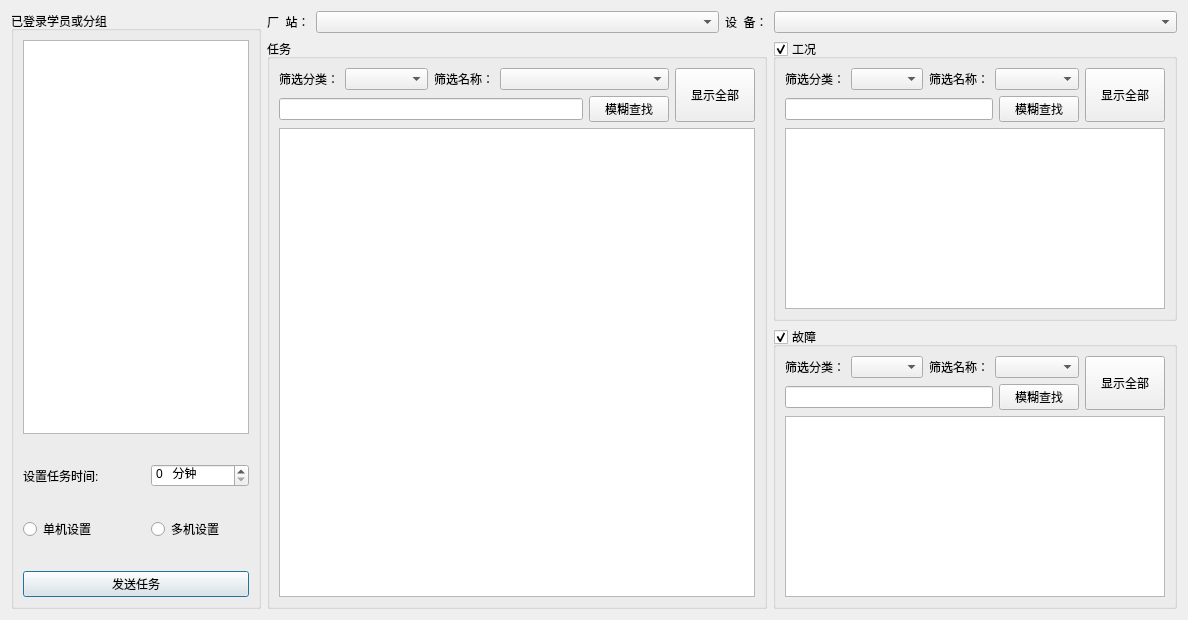
<?xml version="1.0" encoding="UTF-8"?>
<ui version="4.0">
 <class>CSetTaskTable</class>
 <widget class="QDialog" name="CSetTaskTable">
  <property name="geometry">
   <rect>
    <x>0</x>
    <y>0</y>
    <width>1188</width>
    <height>620</height>
   </rect>
  </property>
  <property name="windowTitle">
   <string>学员任务设置</string>
  </property>
  <layout class="QHBoxLayout" name="horizontalLayout_16">
   <item>
    <widget class="QGroupBox" name="groupBox">
     <property name="maximumSize">
      <size>
       <width>250</width>
       <height>16777215</height>
      </size>
     </property>
     <property name="styleSheet">
      <string notr="true">font: 11pt &quot;宋体&quot;;</string>
     </property>
     <property name="title">
      <string>已登录学员或分组</string>
     </property>
     <layout class="QVBoxLayout" name="verticalLayout">
      <property name="spacing">
       <number>30</number>
      </property>
      <item>
       <widget class="QListWidget" name="listUserAndGroups">
        <property name="sizePolicy">
         <sizepolicy hsizetype="Expanding" vsizetype="Expanding">
          <horstretch>0</horstretch>
          <verstretch>0</verstretch>
         </sizepolicy>
        </property>
       </widget>
      </item>
      <item>
       <layout class="QHBoxLayout" name="horizontalLayout_9">
        <item>
         <widget class="QLabel" name="label">
          <property name="text">
           <string>设置任务时间:</string>
          </property>
         </widget>
        </item>
        <item>
         <widget class="QSpinBox" name="spinTimeLimit">
          <property name="correctionMode">
           <enum>QAbstractSpinBox::CorrectToPreviousValue</enum>
          </property>
          <property name="suffix">
           <string>   分钟</string>
          </property>
          <property name="prefix">
           <string/>
          </property>
          <property name="maximum">
           <number>1000</number>
          </property>
         </widget>
        </item>
       </layout>
      </item>
      <item>
       <layout class="QHBoxLayout" name="horizontalLayout_10">
        <item>
         <widget class="QRadioButton" name="radioSingle">
          <property name="text">
           <string>单机设置</string>
          </property>
         </widget>
        </item>
        <item>
         <widget class="QRadioButton" name="radioMulti">
          <property name="text">
           <string>多机设置</string>
          </property>
         </widget>
        </item>
       </layout>
      </item>
      <item>
       <widget class="QPushButton" name="buttonSend">
        <property name="sizePolicy">
         <sizepolicy hsizetype="Ignored" vsizetype="Fixed">
          <horstretch>0</horstretch>
          <verstretch>0</verstretch>
         </sizepolicy>
        </property>
        <property name="styleSheet">
         <string notr="true">font: 12pt &quot;宋体&quot;;</string>
        </property>
        <property name="text">
         <string>发送任务</string>
        </property>
       </widget>
      </item>
     </layout>
    </widget>
   </item>
   <item>
    <layout class="QVBoxLayout" name="verticalLayout_9">
     <item>
      <layout class="QHBoxLayout" name="horizontalLayout_15">
       <item>
        <layout class="QHBoxLayout" name="horizontalLayout">
         <item>
          <widget class="QLabel" name="label_3">
           <property name="sizePolicy">
            <sizepolicy hsizetype="Fixed" vsizetype="Preferred">
             <horstretch>0</horstretch>
             <verstretch>0</verstretch>
            </sizepolicy>
           </property>
           <property name="styleSheet">
            <string notr="true">font: 12pt &quot;宋体&quot;;</string>
           </property>
           <property name="text">
            <string>厂  站：</string>
           </property>
          </widget>
         </item>
         <item>
          <widget class="QComboBox" name="comboStn">
           <property name="sizePolicy">
            <sizepolicy hsizetype="Expanding" vsizetype="Fixed">
             <horstretch>0</horstretch>
             <verstretch>0</verstretch>
            </sizepolicy>
           </property>
          </widget>
         </item>
        </layout>
       </item>
       <item>
        <layout class="QHBoxLayout" name="horizontalLayout_2">
         <item>
          <widget class="QLabel" name="label_4">
           <property name="sizePolicy">
            <sizepolicy hsizetype="Fixed" vsizetype="Preferred">
             <horstretch>0</horstretch>
             <verstretch>0</verstretch>
            </sizepolicy>
           </property>
           <property name="styleSheet">
            <string notr="true">font: 12pt &quot;宋体&quot;;</string>
           </property>
           <property name="text">
            <string>设  备：</string>
           </property>
          </widget>
         </item>
         <item>
          <widget class="QComboBox" name="comboDev">
           <property name="sizePolicy">
            <sizepolicy hsizetype="Expanding" vsizetype="Fixed">
             <horstretch>0</horstretch>
             <verstretch>0</verstretch>
            </sizepolicy>
           </property>
          </widget>
         </item>
        </layout>
       </item>
      </layout>
     </item>
     <item>
      <layout class="QHBoxLayout" name="horizontalLayout_14">
       <item>
        <widget class="QGroupBox" name="groupBoxTask">
         <property name="sizePolicy">
          <sizepolicy hsizetype="Preferred" vsizetype="Preferred">
           <horstretch>0</horstretch>
           <verstretch>0</verstretch>
          </sizepolicy>
         </property>
         <property name="minimumSize">
          <size>
           <width>500</width>
           <height>0</height>
          </size>
         </property>
         <property name="styleSheet">
          <string notr="true">font: 11pt &quot;宋体&quot;;</string>
         </property>
         <property name="title">
          <string>任务</string>
         </property>
         <property name="checkable">
          <bool>false</bool>
         </property>
         <layout class="QVBoxLayout" name="verticalLayout_3">
          <item>
           <layout class="QVBoxLayout" name="verticalLayout_2">
            <item>
             <layout class="QHBoxLayout" name="horizontalLayout_5">
              <item>
               <layout class="QGridLayout" name="gridLayout">
                <item row="0" column="0">
                 <layout class="QHBoxLayout" name="horizontalLayout_3">
                  <property name="sizeConstraint">
                   <enum>QLayout::SetDefaultConstraint</enum>
                  </property>
                  <item>
                   <widget class="QLabel" name="label_6">
                    <property name="sizePolicy">
                     <sizepolicy hsizetype="Fixed" vsizetype="Fixed">
                      <horstretch>0</horstretch>
                      <verstretch>0</verstretch>
                     </sizepolicy>
                    </property>
                    <property name="styleSheet">
                     <string notr="true">font: 10pt &quot;宋体&quot;;</string>
                    </property>
                    <property name="text">
                     <string>筛选分类：</string>
                    </property>
                   </widget>
                  </item>
                  <item>
                   <widget class="QComboBox" name="comboTaskFilterType"/>
                  </item>
                 </layout>
                </item>
                <item row="0" column="1" colspan="2">
                 <layout class="QHBoxLayout" name="horizontalLayout_4">
                  <property name="sizeConstraint">
                   <enum>QLayout::SetDefaultConstraint</enum>
                  </property>
                  <item>
                   <widget class="QLabel" name="label_5">
                    <property name="sizePolicy">
                     <sizepolicy hsizetype="Fixed" vsizetype="Fixed">
                      <horstretch>0</horstretch>
                      <verstretch>0</verstretch>
                     </sizepolicy>
                    </property>
                    <property name="styleSheet">
                     <string notr="true">font: 10pt &quot;宋体&quot;;</string>
                    </property>
                    <property name="text">
                     <string>筛选名称：</string>
                    </property>
                   </widget>
                  </item>
                  <item>
                   <widget class="QComboBox" name="comboTaskFilterName">
                    <property name="sizePolicy">
                     <sizepolicy hsizetype="Expanding" vsizetype="Fixed">
                      <horstretch>0</horstretch>
                      <verstretch>0</verstretch>
                     </sizepolicy>
                    </property>
                   </widget>
                  </item>
                 </layout>
                </item>
                <item row="1" column="0" colspan="2">
                 <widget class="QLineEdit" name="editTaskFilter">
                  <property name="alignment">
                   <set>Qt::AlignLeading|Qt::AlignLeft|Qt::AlignVCenter</set>
                  </property>
                 </widget>
                </item>
                <item row="1" column="2">
                 <widget class="QPushButton" name="buttonTaskFilter">
                  <property name="sizePolicy">
                   <sizepolicy hsizetype="Fixed" vsizetype="Fixed">
                    <horstretch>0</horstretch>
                    <verstretch>0</verstretch>
                   </sizepolicy>
                  </property>
                  <property name="styleSheet">
                   <string notr="true"/>
                  </property>
                  <property name="text">
                   <string>模糊查找</string>
                  </property>
                 </widget>
                </item>
               </layout>
              </item>
              <item>
               <widget class="QPushButton" name="buttonTaskShowAll">
                <property name="sizePolicy">
                 <sizepolicy hsizetype="Fixed" vsizetype="Preferred">
                  <horstretch>0</horstretch>
                  <verstretch>0</verstretch>
                 </sizepolicy>
                </property>
                <property name="text">
                 <string>显示全部</string>
                </property>
               </widget>
              </item>
             </layout>
            </item>
            <item>
             <widget class="QListView" name="listTask">
              <property name="minimumSize">
               <size>
                <width>0</width>
                <height>200</height>
               </size>
              </property>
             </widget>
            </item>
           </layout>
          </item>
         </layout>
        </widget>
       </item>
       <item>
        <layout class="QVBoxLayout" name="verticalLayout_8">
         <item>
          <widget class="QGroupBox" name="groupBoxScene">
           <property name="sizePolicy">
            <sizepolicy hsizetype="Preferred" vsizetype="Preferred">
             <horstretch>0</horstretch>
             <verstretch>0</verstretch>
            </sizepolicy>
           </property>
           <property name="styleSheet">
            <string notr="true">font: 11pt &quot;宋体&quot;;</string>
           </property>
           <property name="title">
            <string>工况</string>
           </property>
           <property name="flat">
            <bool>false</bool>
           </property>
           <property name="checkable">
            <bool>true</bool>
           </property>
           <property name="checked">
            <bool>true</bool>
           </property>
           <layout class="QVBoxLayout" name="verticalLayout_4">
            <item>
             <layout class="QVBoxLayout" name="verticalLayout_5">
              <item>
               <layout class="QHBoxLayout" name="horizontalLayout_6">
                <item>
                 <layout class="QGridLayout" name="gridLayout_2">
                  <item row="0" column="0">
                   <layout class="QHBoxLayout" name="horizontalLayout_7">
                    <item>
                     <widget class="QLabel" name="label_7">
                      <property name="sizePolicy">
                       <sizepolicy hsizetype="Fixed" vsizetype="Fixed">
                        <horstretch>0</horstretch>
                        <verstretch>0</verstretch>
                       </sizepolicy>
                      </property>
                      <property name="styleSheet">
                       <string notr="true">font: 10pt &quot;宋体&quot;;</string>
                      </property>
                      <property name="text">
                       <string>筛选分类：</string>
                      </property>
                     </widget>
                    </item>
                    <item>
                     <widget class="QComboBox" name="comboSceneFilterType"/>
                    </item>
                   </layout>
                  </item>
                  <item row="0" column="1" colspan="2">
                   <layout class="QHBoxLayout" name="horizontalLayout_8">
                    <item>
                     <widget class="QLabel" name="label_8">
                      <property name="sizePolicy">
                       <sizepolicy hsizetype="Fixed" vsizetype="Fixed">
                        <horstretch>0</horstretch>
                        <verstretch>0</verstretch>
                       </sizepolicy>
                      </property>
                      <property name="styleSheet">
                       <string notr="true">font: 10pt &quot;宋体&quot;;</string>
                      </property>
                      <property name="text">
                       <string>筛选名称：</string>
                      </property>
                     </widget>
                    </item>
                    <item>
                     <widget class="QComboBox" name="comboSceneFilterName">
                      <property name="sizePolicy">
                       <sizepolicy hsizetype="Expanding" vsizetype="Fixed">
                        <horstretch>0</horstretch>
                        <verstretch>0</verstretch>
                       </sizepolicy>
                      </property>
                     </widget>
                    </item>
                   </layout>
                  </item>
                  <item row="1" column="0" colspan="2">
                   <widget class="QLineEdit" name="editSceneFilter">
                    <property name="alignment">
                     <set>Qt::AlignLeading|Qt::AlignLeft|Qt::AlignVCenter</set>
                    </property>
                   </widget>
                  </item>
                  <item row="1" column="2">
                   <widget class="QPushButton" name="buttonSceneFilter">
                    <property name="sizePolicy">
                     <sizepolicy hsizetype="Fixed" vsizetype="Fixed">
                      <horstretch>0</horstretch>
                      <verstretch>0</verstretch>
                     </sizepolicy>
                    </property>
                    <property name="styleSheet">
                     <string notr="true"/>
                    </property>
                    <property name="text">
                     <string>模糊查找</string>
                    </property>
                   </widget>
                  </item>
                 </layout>
                </item>
                <item>
                 <widget class="QPushButton" name="buttonSceneShowAll">
                  <property name="sizePolicy">
                   <sizepolicy hsizetype="Fixed" vsizetype="Preferred">
                    <horstretch>0</horstretch>
                    <verstretch>0</verstretch>
                   </sizepolicy>
                  </property>
                  <property name="text">
                   <string>显示全部</string>
                  </property>
                 </widget>
                </item>
               </layout>
              </item>
              <item>
               <widget class="QListView" name="listScene">
                <property name="minimumSize">
                 <size>
                  <width>0</width>
                  <height>150</height>
                 </size>
                </property>
               </widget>
              </item>
             </layout>
            </item>
           </layout>
          </widget>
         </item>
         <item>
          <widget class="QGroupBox" name="groupBoxFault">
           <property name="sizePolicy">
            <sizepolicy hsizetype="Preferred" vsizetype="Preferred">
             <horstretch>0</horstretch>
             <verstretch>0</verstretch>
            </sizepolicy>
           </property>
           <property name="styleSheet">
            <string notr="true">font: 11pt &quot;宋体&quot;;</string>
           </property>
           <property name="title">
            <string>故障</string>
           </property>
           <property name="flat">
            <bool>false</bool>
           </property>
           <property name="checkable">
            <bool>true</bool>
           </property>
           <property name="checked">
            <bool>true</bool>
           </property>
           <layout class="QVBoxLayout" name="verticalLayout_6">
            <item>
             <layout class="QVBoxLayout" name="verticalLayout_7">
              <item>
               <layout class="QHBoxLayout" name="horizontalLayout_11">
                <item>
                 <layout class="QGridLayout" name="gridLayout_3">
                  <item row="0" column="0">
                   <layout class="QHBoxLayout" name="horizontalLayout_12">
                    <item>
                     <widget class="QLabel" name="label_9">
                      <property name="sizePolicy">
                       <sizepolicy hsizetype="Fixed" vsizetype="Fixed">
                        <horstretch>0</horstretch>
                        <verstretch>0</verstretch>
                       </sizepolicy>
                      </property>
                      <property name="styleSheet">
                       <string notr="true">font: 10pt &quot;宋体&quot;;</string>
                      </property>
                      <property name="text">
                       <string>筛选分类：</string>
                      </property>
                     </widget>
                    </item>
                    <item>
                     <widget class="QComboBox" name="comboFaultFilterType"/>
                    </item>
                   </layout>
                  </item>
                  <item row="0" column="1" colspan="2">
                   <layout class="QHBoxLayout" name="horizontalLayout_13">
                    <item>
                     <widget class="QLabel" name="label_10">
                      <property name="sizePolicy">
                       <sizepolicy hsizetype="Fixed" vsizetype="Fixed">
                        <horstretch>0</horstretch>
                        <verstretch>0</verstretch>
                       </sizepolicy>
                      </property>
                      <property name="styleSheet">
                       <string notr="true">font: 10pt &quot;宋体&quot;;</string>
                      </property>
                      <property name="text">
                       <string>筛选名称：</string>
                      </property>
                     </widget>
                    </item>
                    <item>
                     <widget class="QComboBox" name="comboFaultFilterName">
                      <property name="sizePolicy">
                       <sizepolicy hsizetype="Expanding" vsizetype="Fixed">
                        <horstretch>0</horstretch>
                        <verstretch>0</verstretch>
                       </sizepolicy>
                      </property>
                     </widget>
                    </item>
                   </layout>
                  </item>
                  <item row="1" column="0" colspan="2">
                   <widget class="QLineEdit" name="editFaultFilter">
                    <property name="alignment">
                     <set>Qt::AlignLeading|Qt::AlignLeft|Qt::AlignVCenter</set>
                    </property>
                   </widget>
                  </item>
                  <item row="1" column="2">
                   <widget class="QPushButton" name="buttonFaultFilter">
                    <property name="sizePolicy">
                     <sizepolicy hsizetype="Fixed" vsizetype="Fixed">
                      <horstretch>0</horstretch>
                      <verstretch>0</verstretch>
                     </sizepolicy>
                    </property>
                    <property name="styleSheet">
                     <string notr="true"/>
                    </property>
                    <property name="text">
                     <string>模糊查找</string>
                    </property>
                   </widget>
                  </item>
                 </layout>
                </item>
                <item>
                 <widget class="QPushButton" name="buttonFaultShowAll">
                  <property name="sizePolicy">
                   <sizepolicy hsizetype="Fixed" vsizetype="Preferred">
                    <horstretch>0</horstretch>
                    <verstretch>0</verstretch>
                   </sizepolicy>
                  </property>
                  <property name="text">
                   <string>显示全部</string>
                  </property>
                 </widget>
                </item>
               </layout>
              </item>
              <item>
               <widget class="QListView" name="listFault">
                <property name="minimumSize">
                 <size>
                  <width>0</width>
                  <height>150</height>
                 </size>
                </property>
               </widget>
              </item>
             </layout>
            </item>
           </layout>
          </widget>
         </item>
        </layout>
       </item>
      </layout>
     </item>
    </layout>
   </item>
  </layout>
 </widget>
 <tabstops>
  <tabstop>buttonSend</tabstop>
  <tabstop>buttonTaskShowAll</tabstop>
 </tabstops>
 <resources/>
 <connections/>
</ui>
